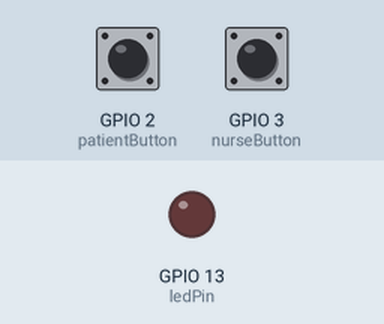
Bench run of a sketch on a simulated ESP32. On the bench: output pins drawn as LEDs (lit = HIGH). The test bench sets the inputs (shaded band); at power-on: GPIO 2 (patientButton) HIGH, GPIO 3 (nurseButton) HIGH.

Above: at 1.2 s.
1.3 s: GPIO 2 (patientButton) pulled LOW for 0.15 s
At 2.5 s:
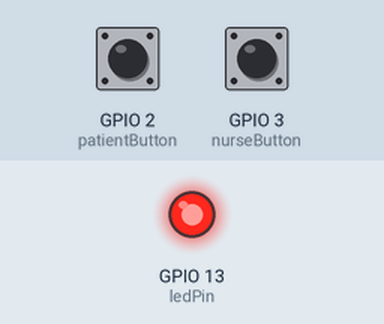
2.9 s: GPIO 3 (nurseButton) pulled LOW for 0.15 s
At 4.0 s:
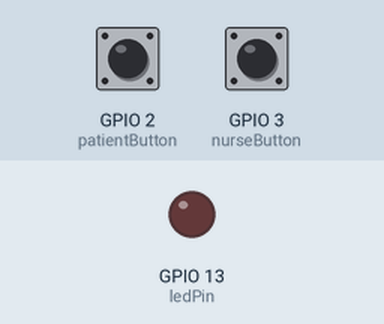
4.5 s: GPIO 2 (patientButton) pulled LOW for 1 s
At 5.2 s:
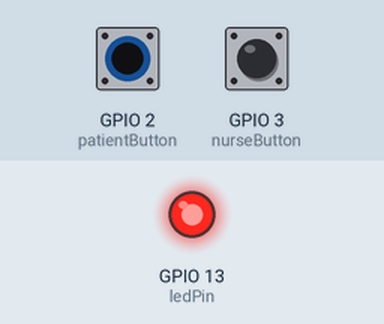
Timing chart, 0 to 7.5 s (numbered marks = the images above; inputs shaded):
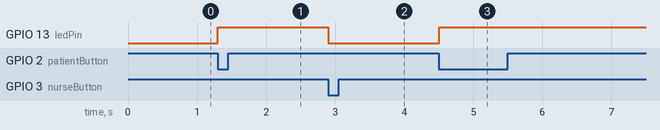

The sketch:

Nursing_call_systems.ino
```cpp
const int patientButton = 2;
const int nurseButton = 3;
const int ledPin = 13;

bool callActive = false;

void setup() {
  pinMode(patientButton, INPUT_PULLUP);
  pinMode(nurseButton, INPUT_PULLUP);
  pinMode(ledPin, OUTPUT);
}

void loop() {
  if (digitalRead(patientButton) == LOW) {
    callActive = true;
  }

  if (digitalRead(nurseButton) == LOW) {
    callActive = false;
  }

  digitalWrite(ledPin, callActive ? HIGH : LOW);

  delay(50);
}
```

Measured:
- after the input at 1.3 s, GPIO 13 (ledPin): LOW → HIGH at once
- after the input at 2.9 s, GPIO 13 (ledPin): HIGH → LOW at once
- after the input at 4.5 s, GPIO 13 (ledPin): LOW → HIGH at once
